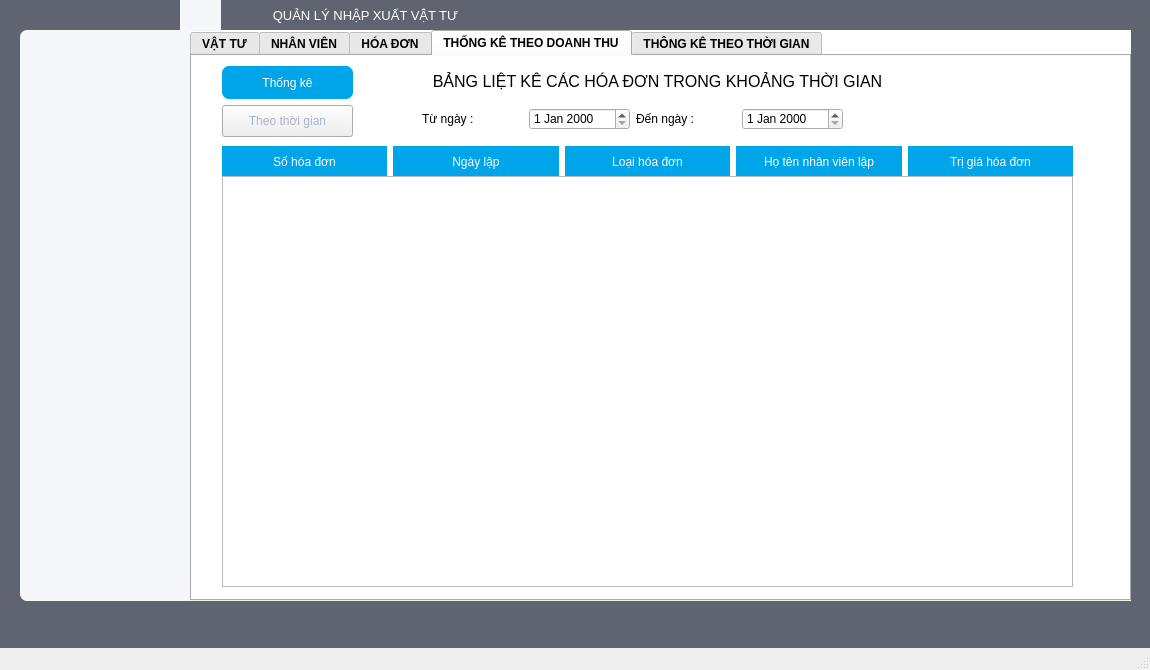
<?xml version="1.0" encoding="UTF-8"?>
<ui version="4.0">
 <class>MainWindow</class>
 <widget class="QMainWindow" name="MainWindow">
  <property name="geometry">
   <rect>
    <x>0</x>
    <y>0</y>
    <width>1150</width>
    <height>670</height>
   </rect>
  </property>
  <property name="sizePolicy">
   <sizepolicy hsizetype="Fixed" vsizetype="Fixed">
    <horstretch>0</horstretch>
    <verstretch>0</verstretch>
   </sizepolicy>
  </property>
  <property name="maximumSize">
   <size>
    <width>100000</width>
    <height>100000</height>
   </size>
  </property>
  <property name="windowTitle">
   <string>MainWindow</string>
  </property>
  <property name="styleSheet">
   <string notr="true">#centralwidget {
	background-color: #606470
}</string>
  </property>
  <widget class="QWidget" name="centralwidget">
   <property name="maximumSize">
    <size>
     <width>1440</width>
     <height>1349</height>
    </size>
   </property>
   <widget class="QWidget" name="trang" native="true">
    <property name="geometry">
     <rect>
      <x>20</x>
      <y>30</y>
      <width>1111</width>
      <height>571</height>
     </rect>
    </property>
    <property name="sizePolicy">
     <sizepolicy hsizetype="Fixed" vsizetype="Fixed">
      <horstretch>0</horstretch>
      <verstretch>0</verstretch>
     </sizepolicy>
    </property>
    <property name="maximumSize">
     <size>
      <width>1440</width>
      <height>1349</height>
     </size>
    </property>
    <property name="styleSheet">
     <string notr="true">#trang { 
	background-color: #f5f6fa;
	border-radius: 7px;
}
#dsvt, #dsnv {
	background-color: #f5f6fa;
}

#tdvt, #tdnv, #tdhd, #tdtk, #tk_4 {
	background-color: #00A4E8;
	color: #ffffff;
	font: Bold &quot;Lato&quot;;
	border-radius: 7px
}

#nvt, #ivt, #ihd, #lhdn, #lhdx, #ttg, #dt, #nnv, #inv, #dt_4 {
	font: Bold &quot;Lato&quot;;
	color: #aab2c8;
}</string>
    </property>
    <widget class="QWidget" name="noidung" native="true">
     <property name="geometry">
      <rect>
       <x>170</x>
       <y>0</y>
       <width>941</width>
       <height>571</height>
      </rect>
     </property>
     <property name="styleSheet">
      <string notr="true">#noidung {
	background-color: white;
}</string>
     </property>
     <widget class="QTabWidget" name="tabWidget">
      <property name="geometry">
       <rect>
        <x>0</x>
        <y>0</y>
        <width>941</width>
        <height>571</height>
       </rect>
      </property>
      <property name="font">
       <font>
        <bold>true</bold>
       </font>
      </property>
      <property name="accessibleName">
       <string/>
      </property>
      <property name="styleSheet">
       <string notr="true">#VT, #NV, #HD, #TKDT, #TKTG { 
	background-color: #ffffff;
}

#dvt, #mvt, #slt, #tvt, #mnv, #ho, #ten, #phai, #dongia_2, #hoten_2, #ngay_2, #loai_2, #tenvattu_2, #soluong_2, #trigia_2, #shd, #nl, #lhd, #htnvl, #tghd, #thang, #doanhthu{
	background-color: #00A4E8;
	color: #ffffff;
	font: Bold &quot;Inter&quot;;
}

#them, #xoa, #hieuchinh,#them_2, #xoa_2, #hieuchinh_2, #hdn_2, #hdx_2 {
	font: Bold &quot;Lato&quot;;
	color: #aab2c8;
}
</string>
      </property>
      <property name="tabPosition">
       <enum>QTabWidget::TabPosition::North</enum>
      </property>
      <property name="tabShape">
       <enum>QTabWidget::TabShape::Rounded</enum>
      </property>
      <property name="currentIndex">
       <number>3</number>
      </property>
      <widget class="QWidget" name="VT">
       <attribute name="title">
        <string>VẬT TƯ</string>
       </attribute>
       <widget class="QListView" name="dsvt">
        <property name="geometry">
         <rect>
          <x>20</x>
          <y>120</y>
          <width>861</width>
          <height>411</height>
         </rect>
        </property>
       </widget>
       <widget class="QWidget" name="layoutWidget">
        <property name="geometry">
         <rect>
          <x>20</x>
          <y>50</y>
          <width>295</width>
          <height>31</height>
         </rect>
        </property>
        <layout class="QHBoxLayout" name="horizontalLayout">
         <item>
          <widget class="QPushButton" name="them">
           <property name="text">
            <string>Thêm</string>
           </property>
          </widget>
         </item>
         <item>
          <widget class="QPushButton" name="xoa">
           <property name="text">
            <string>Xóa</string>
           </property>
          </widget>
         </item>
         <item>
          <widget class="QPushButton" name="hieuchinh">
           <property name="text">
            <string>Hiệu chỉnh</string>
           </property>
          </widget>
         </item>
        </layout>
       </widget>
       <widget class="QWidget" name="layoutWidget">
        <property name="geometry">
         <rect>
          <x>20</x>
          <y>90</y>
          <width>861</width>
          <height>31</height>
         </rect>
        </property>
        <layout class="QHBoxLayout" name="horizontalLayout_2">
         <item>
          <widget class="QLabel" name="mvt">
           <property name="styleSheet">
            <string notr="true">#label {
	background-color: #00A4E8;
	color: #ffffff;
	font: Bold &quot;Inter&quot;;
}</string>
           </property>
           <property name="text">
            <string>Mã vật tư</string>
           </property>
           <property name="alignment">
            <set>Qt::AlignmentFlag::AlignCenter</set>
           </property>
          </widget>
         </item>
         <item>
          <widget class="QLabel" name="tvt">
           <property name="styleSheet">
            <string notr="true">#label {
	background-color: #00A4E8;
	color: #ffffff;
	font: Bold &quot;Inter&quot;;
}</string>
           </property>
           <property name="text">
            <string>Tên vật tư</string>
           </property>
           <property name="alignment">
            <set>Qt::AlignmentFlag::AlignCenter</set>
           </property>
          </widget>
         </item>
         <item>
          <widget class="QLabel" name="dvt">
           <property name="styleSheet">
            <string notr="true">#label {
	background-color: #00A4E8;
	color: #ffffff;
	font: Bold &quot;Inter&quot;;
}</string>
           </property>
           <property name="text">
            <string>ĐVT</string>
           </property>
           <property name="alignment">
            <set>Qt::AlignmentFlag::AlignCenter</set>
           </property>
          </widget>
         </item>
         <item>
          <widget class="QLabel" name="slt">
           <property name="styleSheet">
            <string notr="true">#label {
	background-color: #00A4E8;
	color: #ffffff;
	font: Bold &quot;Inter&quot;;
}</string>
           </property>
           <property name="text">
            <string>Số lượng tồn</string>
           </property>
           <property name="alignment">
            <set>Qt::AlignmentFlag::AlignCenter</set>
           </property>
          </widget>
         </item>
        </layout>
       </widget>
       <widget class="QWidget" name="">
        <property name="geometry">
         <rect>
          <x>21</x>
          <y>11</y>
          <width>341</width>
          <height>31</height>
         </rect>
        </property>
        <layout class="QHBoxLayout" name="horizontalLayout_5">
         <item>
          <widget class="QLabel" name="tdvt">
           <property name="styleSheet">
            <string notr="true">#vattu {
	background-color: #00A4E8;
	color: #ffffff;
	font: &quot;Lato&quot;;
	border-radius: 7px
}</string>
           </property>
           <property name="text">
            <string>&lt;html&gt;&lt;head/&gt;&lt;body&gt;&lt;p&gt; Vật tư&lt;/p&gt;&lt;/body&gt;&lt;/html&gt;</string>
           </property>
           <property name="alignment">
            <set>Qt::AlignmentFlag::AlignCenter</set>
           </property>
          </widget>
         </item>
         <item>
          <widget class="QPushButton" name="nvt">
           <property name="sizePolicy">
            <sizepolicy hsizetype="Preferred" vsizetype="Preferred">
             <horstretch>0</horstretch>
             <verstretch>0</verstretch>
            </sizepolicy>
           </property>
           <property name="text">
            <string>Nhập vật tư</string>
           </property>
          </widget>
         </item>
         <item>
          <widget class="QPushButton" name="ivt">
           <property name="text">
            <string>In vật tư tồn kho</string>
           </property>
          </widget>
         </item>
        </layout>
       </widget>
      </widget>
      <widget class="QWidget" name="NV">
       <attribute name="title">
        <string>NHÂN VIÊN</string>
       </attribute>
       <widget class="QWidget" name="layoutWidget_2">
        <property name="geometry">
         <rect>
          <x>20</x>
          <y>50</y>
          <width>295</width>
          <height>31</height>
         </rect>
        </property>
        <layout class="QHBoxLayout" name="horizontalLayout_3">
         <item>
          <widget class="QPushButton" name="them_2">
           <property name="text">
            <string>Thêm</string>
           </property>
          </widget>
         </item>
         <item>
          <widget class="QPushButton" name="xoa_2">
           <property name="text">
            <string>Xóa</string>
           </property>
          </widget>
         </item>
         <item>
          <widget class="QPushButton" name="hieuchinh_2">
           <property name="text">
            <string>Hiệu chỉnh</string>
           </property>
          </widget>
         </item>
        </layout>
       </widget>
       <widget class="QListView" name="dsnv">
        <property name="geometry">
         <rect>
          <x>20</x>
          <y>120</y>
          <width>851</width>
          <height>411</height>
         </rect>
        </property>
       </widget>
       <widget class="QWidget" name="layoutWidget">
        <property name="geometry">
         <rect>
          <x>20</x>
          <y>90</y>
          <width>851</width>
          <height>31</height>
         </rect>
        </property>
        <layout class="QHBoxLayout" name="horizontalLayout_4">
         <item>
          <widget class="QLabel" name="mnv">
           <property name="styleSheet">
            <string notr="true">#label {
	background-color: #00A4E8;
	color: #ffffff;
	font: Bold &quot;Inter&quot;;
}</string>
           </property>
           <property name="text">
            <string>Mã nhân viên</string>
           </property>
           <property name="alignment">
            <set>Qt::AlignmentFlag::AlignCenter</set>
           </property>
          </widget>
         </item>
         <item>
          <widget class="QLabel" name="ho">
           <property name="styleSheet">
            <string notr="true">#label {
	background-color: #00A4E8;
	color: #ffffff;
	font: Bold &quot;Inter&quot;;
}</string>
           </property>
           <property name="text">
            <string>Họ</string>
           </property>
           <property name="alignment">
            <set>Qt::AlignmentFlag::AlignCenter</set>
           </property>
          </widget>
         </item>
         <item>
          <widget class="QLabel" name="ten">
           <property name="styleSheet">
            <string notr="true">#label {
	background-color: #00A4E8;
	color: #ffffff;
	font: Bold &quot;Inter&quot;;
}</string>
           </property>
           <property name="text">
            <string>Tên</string>
           </property>
           <property name="alignment">
            <set>Qt::AlignmentFlag::AlignCenter</set>
           </property>
          </widget>
         </item>
         <item>
          <widget class="QLabel" name="phai">
           <property name="styleSheet">
            <string notr="true">#label {
	background-color: #00A4E8;
	color: #ffffff;
	font: Bold &quot;Inter&quot;;
}</string>
           </property>
           <property name="text">
            <string>Phái</string>
           </property>
           <property name="alignment">
            <set>Qt::AlignmentFlag::AlignCenter</set>
           </property>
          </widget>
         </item>
        </layout>
       </widget>
       <widget class="QWidget" name="">
        <property name="geometry">
         <rect>
          <x>20</x>
          <y>10</y>
          <width>351</width>
          <height>31</height>
         </rect>
        </property>
        <layout class="QHBoxLayout" name="horizontalLayout_6">
         <item>
          <widget class="QLabel" name="tdnv">
           <property name="styleSheet">
            <string notr="true">#vattu {
	background-color: #00A4E8;
	color: #ffffff;
	font: &quot;Lato&quot;;
	border-radius: 7px
}</string>
           </property>
           <property name="text">
            <string>Nhân viên</string>
           </property>
           <property name="alignment">
            <set>Qt::AlignmentFlag::AlignCenter</set>
           </property>
          </widget>
         </item>
         <item>
          <widget class="QPushButton" name="nnv">
           <property name="sizePolicy">
            <sizepolicy hsizetype="Preferred" vsizetype="Preferred">
             <horstretch>0</horstretch>
             <verstretch>0</verstretch>
            </sizepolicy>
           </property>
           <property name="text">
            <string>Nhập nhân viên</string>
           </property>
          </widget>
         </item>
         <item>
          <widget class="QPushButton" name="inv">
           <property name="sizePolicy">
            <sizepolicy hsizetype="Preferred" vsizetype="Preferred">
             <horstretch>0</horstretch>
             <verstretch>0</verstretch>
            </sizepolicy>
           </property>
           <property name="text">
            <string>In nhân viên</string>
           </property>
          </widget>
         </item>
        </layout>
       </widget>
      </widget>
      <widget class="QWidget" name="HD">
       <attribute name="title">
        <string>HÓA ĐƠN</string>
       </attribute>
       <widget class="QWidget" name="layoutWidget_3">
        <property name="geometry">
         <rect>
          <x>19</x>
          <y>50</y>
          <width>362</width>
          <height>31</height>
         </rect>
        </property>
        <layout class="QHBoxLayout" name="horizontalLayout_11">
         <item>
          <widget class="QPushButton" name="hdn_2">
           <property name="text">
            <string>Lập hóa đơn nhập</string>
           </property>
          </widget>
         </item>
         <item>
          <widget class="QPushButton" name="hdx_2">
           <property name="text">
            <string>Lập hóa đơn xuất</string>
           </property>
          </widget>
         </item>
        </layout>
       </widget>
       <widget class="QListView" name="dsnv_2">
        <property name="geometry">
         <rect>
          <x>19</x>
          <y>120</y>
          <width>851</width>
          <height>411</height>
         </rect>
        </property>
       </widget>
       <widget class="QWidget" name="layoutWidget_4">
        <property name="geometry">
         <rect>
          <x>20</x>
          <y>90</y>
          <width>851</width>
          <height>31</height>
         </rect>
        </property>
        <layout class="QHBoxLayout" name="horizontalLayout_12">
         <item>
          <widget class="QLabel" name="ngay_2">
           <property name="styleSheet">
            <string notr="true">#label {
	background-color: #00A4E8;
	color: #ffffff;
	font: Bold &quot;Inter&quot;;
}</string>
           </property>
           <property name="text">
            <string>Ngày</string>
           </property>
           <property name="alignment">
            <set>Qt::AlignmentFlag::AlignCenter</set>
           </property>
          </widget>
         </item>
         <item>
          <widget class="QLabel" name="hoten_2">
           <property name="styleSheet">
            <string notr="true">#label {
	background-color: #00A4E8;
	color: #ffffff;
	font: Bold &quot;Inter&quot;;
}</string>
           </property>
           <property name="text">
            <string>Họ tên</string>
           </property>
           <property name="alignment">
            <set>Qt::AlignmentFlag::AlignCenter</set>
           </property>
          </widget>
         </item>
         <item>
          <widget class="QLabel" name="loai_2">
           <property name="styleSheet">
            <string notr="true">#label {
	background-color: #00A4E8;
	color: #ffffff;
	font: Bold &quot;Inter&quot;;
}</string>
           </property>
           <property name="text">
            <string>Loại</string>
           </property>
           <property name="alignment">
            <set>Qt::AlignmentFlag::AlignCenter</set>
           </property>
          </widget>
         </item>
         <item>
          <widget class="QLabel" name="tenvattu_2">
           <property name="styleSheet">
            <string notr="true">#label {
	background-color: #00A4E8;
	color: #ffffff;
	font: Bold &quot;Inter&quot;;
}</string>
           </property>
           <property name="text">
            <string>Tên vật tư</string>
           </property>
           <property name="alignment">
            <set>Qt::AlignmentFlag::AlignCenter</set>
           </property>
          </widget>
         </item>
         <item>
          <widget class="QLabel" name="soluong_2">
           <property name="styleSheet">
            <string notr="true">#label {
	background-color: #00A4E8;
	color: #ffffff;
	font: Bold &quot;Inter&quot;;
}</string>
           </property>
           <property name="text">
            <string>Số lượng</string>
           </property>
           <property name="alignment">
            <set>Qt::AlignmentFlag::AlignCenter</set>
           </property>
          </widget>
         </item>
         <item>
          <widget class="QLabel" name="dongia_2">
           <property name="styleSheet">
            <string notr="true">#label {
	background-color: #00A4E8;
	color: #ffffff;
	font: Bold &quot;Inter&quot;;
}</string>
           </property>
           <property name="text">
            <string>Đơn giá</string>
           </property>
           <property name="alignment">
            <set>Qt::AlignmentFlag::AlignCenter</set>
           </property>
          </widget>
         </item>
         <item>
          <widget class="QLabel" name="trigia_2">
           <property name="styleSheet">
            <string notr="true">#label {
	background-color: #00A4E8;
	color: #ffffff;
	font: Bold &quot;Inter&quot;;
}</string>
           </property>
           <property name="text">
            <string>Trị giá</string>
           </property>
           <property name="alignment">
            <set>Qt::AlignmentFlag::AlignCenter</set>
           </property>
          </widget>
         </item>
        </layout>
       </widget>
       <widget class="QWidget" name="">
        <property name="geometry">
         <rect>
          <x>20</x>
          <y>10</y>
          <width>521</width>
          <height>31</height>
         </rect>
        </property>
        <layout class="QHBoxLayout" name="horizontalLayout_7">
         <item>
          <widget class="QLabel" name="tdhd">
           <property name="styleSheet">
            <string notr="true">#vattu {
	background-color: #00A4E8;
	color: #ffffff;
	font: &quot;Lato&quot;;
	border-radius: 7px
}</string>
           </property>
           <property name="text">
            <string>Hóa đơn</string>
           </property>
           <property name="alignment">
            <set>Qt::AlignmentFlag::AlignCenter</set>
           </property>
          </widget>
         </item>
         <item>
          <widget class="QPushButton" name="lhdn">
           <property name="sizePolicy">
            <sizepolicy hsizetype="Preferred" vsizetype="Preferred">
             <horstretch>0</horstretch>
             <verstretch>0</verstretch>
            </sizepolicy>
           </property>
           <property name="text">
            <string>Lập hóa đơn nhập</string>
           </property>
          </widget>
         </item>
         <item>
          <widget class="QPushButton" name="lhdx">
           <property name="sizePolicy">
            <sizepolicy hsizetype="Preferred" vsizetype="Preferred">
             <horstretch>0</horstretch>
             <verstretch>0</verstretch>
            </sizepolicy>
           </property>
           <property name="text">
            <string>Lập hóa đơn xuất</string>
           </property>
          </widget>
         </item>
         <item>
          <widget class="QPushButton" name="ihd">
           <property name="sizePolicy">
            <sizepolicy hsizetype="Preferred" vsizetype="Preferred">
             <horstretch>0</horstretch>
             <verstretch>0</verstretch>
            </sizepolicy>
           </property>
           <property name="text">
            <string>In hóa đơn</string>
           </property>
          </widget>
         </item>
        </layout>
       </widget>
      </widget>
      <widget class="QWidget" name="TKDT">
       <attribute name="title">
        <string>THỐNG KÊ THEO DOANH THU</string>
       </attribute>
       <widget class="QWidget" name="layoutWidget_11">
        <property name="geometry">
         <rect>
          <x>30</x>
          <y>90</y>
          <width>851</width>
          <height>31</height>
         </rect>
        </property>
        <layout class="QHBoxLayout" name="horizontalLayout_20">
         <item>
          <widget class="QLabel" name="shd">
           <property name="styleSheet">
            <string notr="true">#label {
	background-color: #00A4E8;
	color: #ffffff;
	font: Bold &quot;Inter&quot;;
}</string>
           </property>
           <property name="text">
            <string>Số hóa đơn</string>
           </property>
           <property name="alignment">
            <set>Qt::AlignmentFlag::AlignCenter</set>
           </property>
          </widget>
         </item>
         <item>
          <widget class="QLabel" name="nl">
           <property name="styleSheet">
            <string notr="true">#label {
	background-color: #00A4E8;
	color: #ffffff;
	font: Bold &quot;Inter&quot;;
}</string>
           </property>
           <property name="text">
            <string>Ngày lập</string>
           </property>
           <property name="alignment">
            <set>Qt::AlignmentFlag::AlignCenter</set>
           </property>
          </widget>
         </item>
         <item>
          <widget class="QLabel" name="lhd">
           <property name="styleSheet">
            <string notr="true">#label {
	background-color: #00A4E8;
	color: #ffffff;
	font: Bold &quot;Inter&quot;;
}</string>
           </property>
           <property name="text">
            <string>Loại hóa đơn</string>
           </property>
           <property name="alignment">
            <set>Qt::AlignmentFlag::AlignCenter</set>
           </property>
          </widget>
         </item>
         <item>
          <widget class="QLabel" name="htnvl">
           <property name="styleSheet">
            <string notr="true">#label {
	background-color: #00A4E8;
	color: #ffffff;
	font: Bold &quot;Inter&quot;;
}</string>
           </property>
           <property name="text">
            <string>Họ tên nhân viên lập</string>
           </property>
           <property name="alignment">
            <set>Qt::AlignmentFlag::AlignCenter</set>
           </property>
          </widget>
         </item>
         <item>
          <widget class="QLabel" name="tghd">
           <property name="styleSheet">
            <string notr="true">#label {
	background-color: #00A4E8;
	color: #ffffff;
	font: Bold &quot;Inter&quot;;
}</string>
           </property>
           <property name="text">
            <string>Trị giá hóa đơn</string>
           </property>
           <property name="alignment">
            <set>Qt::AlignmentFlag::AlignCenter</set>
           </property>
          </widget>
         </item>
        </layout>
       </widget>
       <widget class="QListView" name="dsnv_5">
        <property name="geometry">
         <rect>
          <x>30</x>
          <y>120</y>
          <width>851</width>
          <height>411</height>
         </rect>
        </property>
       </widget>
       <widget class="QLabel" name="tieude_2">
        <property name="geometry">
         <rect>
          <x>130</x>
          <y>10</y>
          <width>671</width>
          <height>31</height>
         </rect>
        </property>
        <property name="styleSheet">
         <string notr="true">#tieude {
	font: bold &quot;Goldman&quot;;
	color: #ffffff;
}</string>
        </property>
        <property name="text">
         <string>&lt;html&gt;&lt;head/&gt;&lt;body&gt;&lt;p align=&quot;center&quot;&gt;&lt;span style=&quot; font-family:'Times New Roman','serif'; font-size:12pt;&quot;&gt;BẢNG LIỆT KÊ CÁC HÓA ĐƠN TRONG KHOẢNG THỜI GIAN&lt;/span&gt;&lt;/p&gt;&lt;/body&gt;&lt;/html&gt;</string>
        </property>
       </widget>
       <widget class="QWidget" name="layoutWidget">
        <property name="geometry">
         <rect>
          <x>230</x>
          <y>50</y>
          <width>421</width>
          <height>26</height>
         </rect>
        </property>
        <layout class="QHBoxLayout" name="horizontalLayout_21">
         <item>
          <widget class="QLabel" name="label">
           <property name="text">
            <string>Từ ngày :</string>
           </property>
          </widget>
         </item>
         <item>
          <widget class="QDateEdit" name="dateEdit"/>
         </item>
         <item>
          <widget class="QLabel" name="label_2">
           <property name="text">
            <string>Đến ngày :</string>
           </property>
          </widget>
         </item>
         <item>
          <widget class="QDateEdit" name="dateEdit_2"/>
         </item>
        </layout>
       </widget>
       <widget class="QWidget" name="layoutWidget_5">
        <property name="geometry">
         <rect>
          <x>30</x>
          <y>10</y>
          <width>131</width>
          <height>71</height>
         </rect>
        </property>
        <layout class="QGridLayout" name="gridLayout_2">
         <item row="0" column="0">
          <widget class="QLabel" name="tdtk">
           <property name="styleSheet">
            <string notr="true">#vattu {
	background-color: #00A4E8;
	color: #ffffff;
	font: &quot;Lato&quot;;
	border-radius: 7px
}</string>
           </property>
           <property name="text">
            <string>Thống kê</string>
           </property>
           <property name="alignment">
            <set>Qt::AlignmentFlag::AlignCenter</set>
           </property>
          </widget>
         </item>
         <item row="1" column="0">
          <widget class="QPushButton" name="ttg">
           <property name="sizePolicy">
            <sizepolicy hsizetype="Preferred" vsizetype="Preferred">
             <horstretch>0</horstretch>
             <verstretch>0</verstretch>
            </sizepolicy>
           </property>
           <property name="text">
            <string>Theo thời gian</string>
           </property>
          </widget>
         </item>
        </layout>
       </widget>
      </widget>
      <widget class="QWidget" name="TKTG">
       <attribute name="title">
        <string>THÔNG KÊ THEO THỜI GIAN</string>
       </attribute>
       <widget class="QWidget" name="layoutWidget_6">
        <property name="geometry">
         <rect>
          <x>40</x>
          <y>80</y>
          <width>131</width>
          <height>81</height>
         </rect>
        </property>
        <layout class="QGridLayout" name="gridLayout_5">
         <item row="0" column="0">
          <widget class="QLabel" name="tk_4">
           <property name="styleSheet">
            <string notr="true">#vattu {
	background-color: #00A4E8;
	color: #ffffff;
	font: &quot;Lato&quot;;
	border-radius: 7px
}</string>
           </property>
           <property name="text">
            <string>Thống kê</string>
           </property>
           <property name="alignment">
            <set>Qt::AlignmentFlag::AlignCenter</set>
           </property>
          </widget>
         </item>
         <item row="1" column="0">
          <widget class="QPushButton" name="dt_4">
           <property name="sizePolicy">
            <sizepolicy hsizetype="Preferred" vsizetype="Preferred">
             <horstretch>0</horstretch>
             <verstretch>0</verstretch>
            </sizepolicy>
           </property>
           <property name="text">
            <string>Doanh thu</string>
           </property>
          </widget>
         </item>
        </layout>
       </widget>
       <widget class="QListView" name="dsnv_6">
        <property name="geometry">
         <rect>
          <x>200</x>
          <y>110</y>
          <width>691</width>
          <height>421</height>
         </rect>
        </property>
       </widget>
       <widget class="QLabel" name="thang">
        <property name="geometry">
         <rect>
          <x>200</x>
          <y>80</y>
          <width>191</width>
          <height>31</height>
         </rect>
        </property>
        <property name="sizePolicy">
         <sizepolicy hsizetype="Fixed" vsizetype="Fixed">
          <horstretch>0</horstretch>
          <verstretch>0</verstretch>
         </sizepolicy>
        </property>
        <property name="styleSheet">
         <string notr="true">#label {
	background-color: #00A4E8;
	color: #ffffff;
	font: Bold &quot;Inter&quot;;
}</string>
        </property>
        <property name="text">
         <string>THÁNG</string>
        </property>
        <property name="alignment">
         <set>Qt::AlignmentFlag::AlignCenter</set>
        </property>
       </widget>
       <widget class="QLabel" name="doanhthu">
        <property name="geometry">
         <rect>
          <x>400</x>
          <y>80</y>
          <width>491</width>
          <height>31</height>
         </rect>
        </property>
        <property name="styleSheet">
         <string notr="true">#label {
	background-color: #00A4E8;
	color: #ffffff;
	font: Bold &quot;Inter&quot;;
}</string>
        </property>
        <property name="text">
         <string>DOANH THU</string>
        </property>
        <property name="alignment">
         <set>Qt::AlignmentFlag::AlignCenter</set>
        </property>
       </widget>
       <widget class="QWidget" name="">
        <property name="geometry">
         <rect>
          <x>290</x>
          <y>30</y>
          <width>421</width>
          <height>28</height>
         </rect>
        </property>
        <layout class="QHBoxLayout" name="horizontalLayout_8">
         <item>
          <widget class="QLabel" name="tieude_3">
           <property name="styleSheet">
            <string notr="true">#tieude {
	font: bold &quot;Goldman&quot;;
	color: #ffffff;
}</string>
           </property>
           <property name="text">
            <string>&lt;html&gt;&lt;head/&gt;&lt;body&gt;&lt;p align=&quot;center&quot;&gt;&lt;span style=&quot; font-family:'Times New Roman','serif'; font-size:12pt;&quot;&gt;BẢNG THỐNG KÊ DOANH THU NĂM&lt;/span&gt;&lt;/p&gt;&lt;/body&gt;&lt;/html&gt;</string>
           </property>
          </widget>
         </item>
         <item>
          <widget class="QLineEdit" name="lineEdit"/>
         </item>
        </layout>
       </widget>
      </widget>
     </widget>
    </widget>
   </widget>
   <widget class="QLabel" name="tieude">
    <property name="geometry">
     <rect>
      <x>190</x>
      <y>0</y>
      <width>351</width>
      <height>31</height>
     </rect>
    </property>
    <property name="styleSheet">
     <string notr="true">#tieude {
	font: bold &quot;Goldman&quot;;
	color: #ffffff;
}</string>
    </property>
    <property name="text">
     <string>&lt;html&gt;&lt;head/&gt;&lt;body&gt;&lt;p align=&quot;center&quot;&gt;&lt;span style=&quot; font-size:10pt;&quot;&gt;QUẢN LÝ NHẬP XUẤT VẬT TƯ&lt;/span&gt;&lt;/p&gt;&lt;/body&gt;&lt;/html&gt;</string>
    </property>
   </widget>
   <widget class="QWidget" name="widget" native="true">
    <property name="geometry">
     <rect>
      <x>180</x>
      <y>0</y>
      <width>41</width>
      <height>31</height>
     </rect>
    </property>
    <property name="styleSheet">
     <string notr="true">background-color: #f5f6fa;</string>
    </property>
   </widget>
  </widget>
  <widget class="QMenuBar" name="menubar">
   <property name="geometry">
    <rect>
     <x>0</x>
     <y>0</y>
     <width>1150</width>
     <height>26</height>
    </rect>
   </property>
  </widget>
  <widget class="QStatusBar" name="statusbar"/>
 </widget>
 <resources/>
 <connections/>
</ui>
